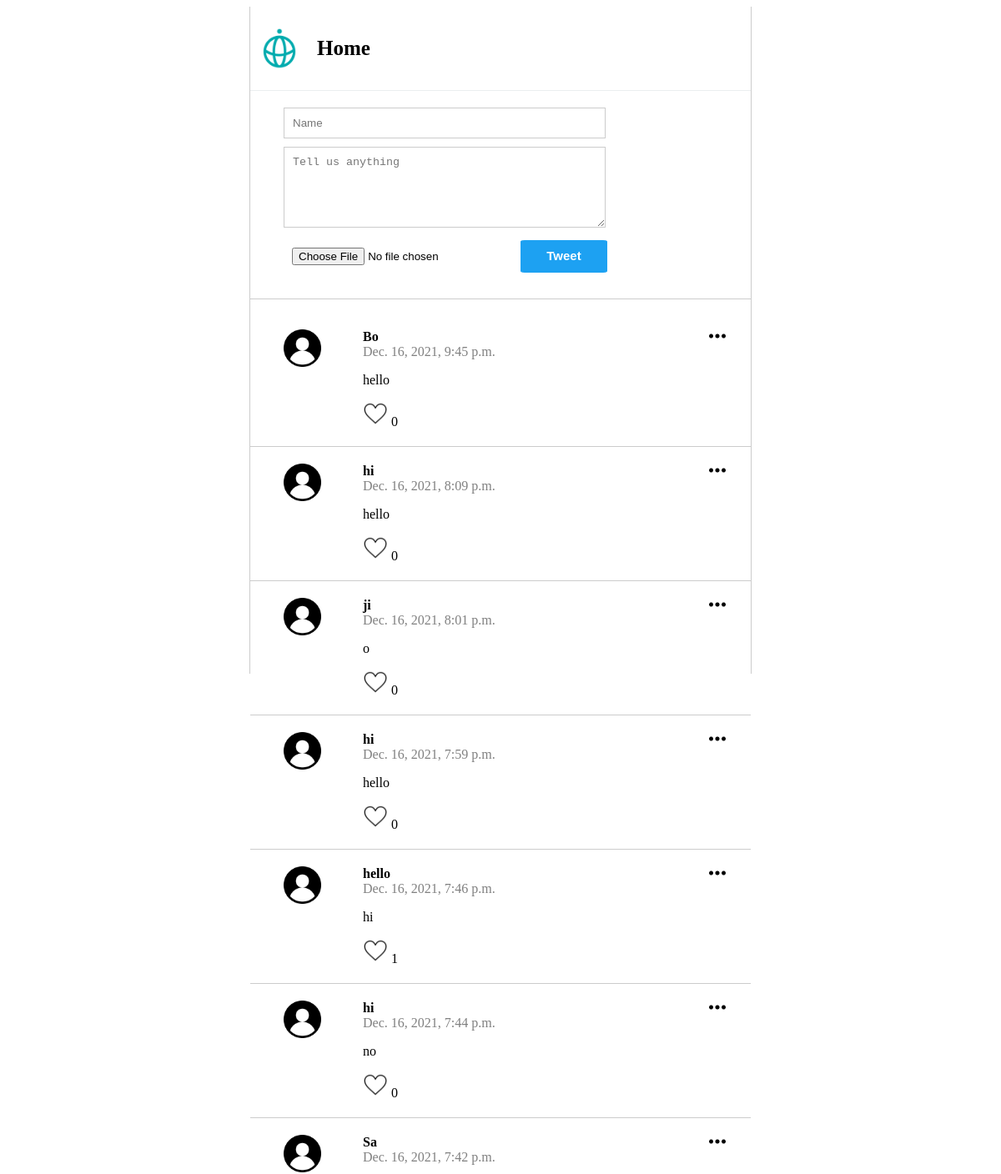
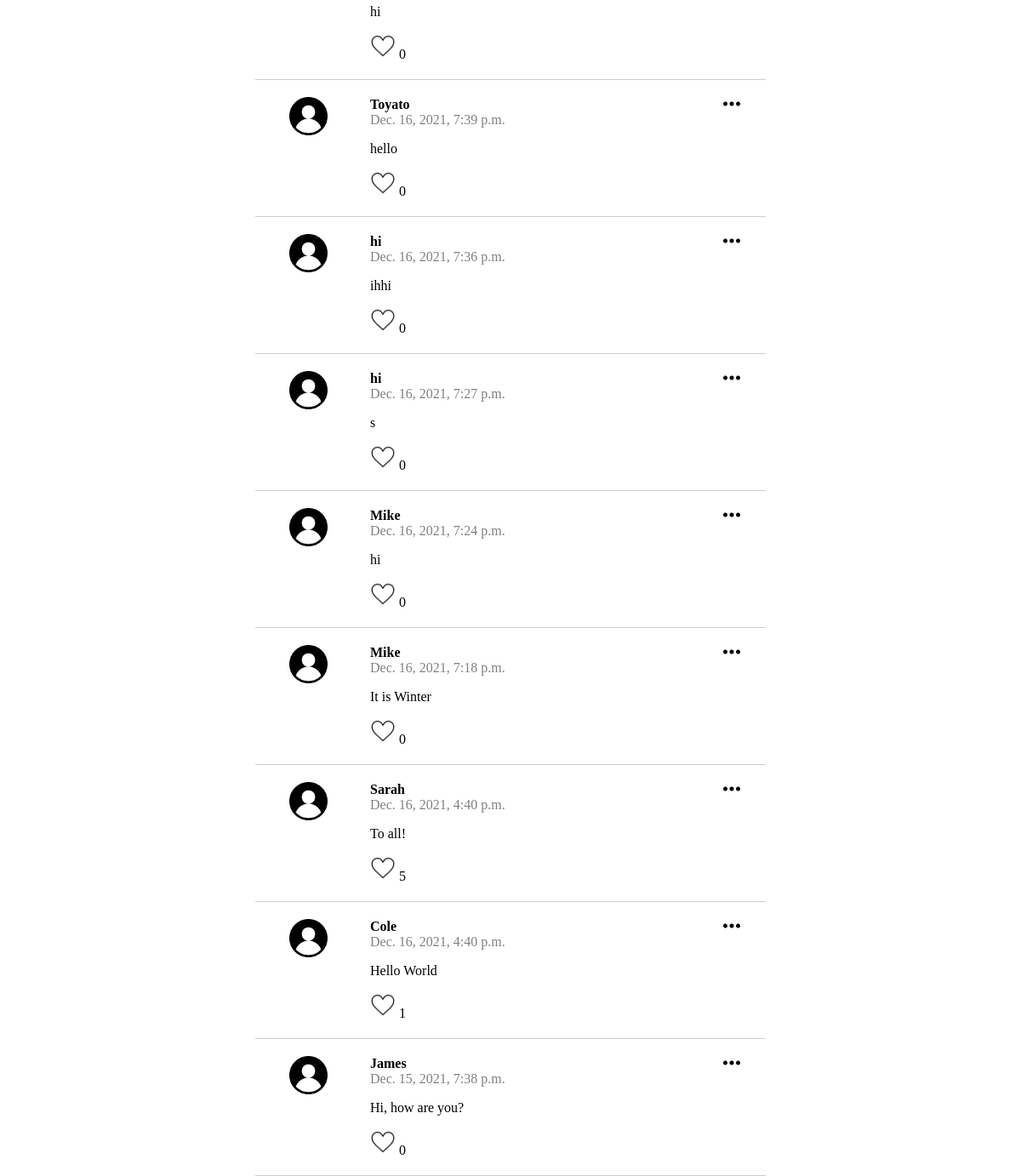
The page / on the database its author committed (2 pictures, top to bottom).
### posts/models.py (models this page shows)
class Post(models.Model):
    class Meta(object):
        db_table = 'post'
    name = models.CharField(
        'Name', blank=False, null=False, max_length=14, db_index=True, default='Anonymous'
    )
    body = models.CharField(
        'Body',blank=True, null=True, max_length=140, db_index=True
    )
    image = CloudinaryField (
        'image', blank = True, db_index = True
    )
    likecount = models.IntegerField(
        'like_count', default = 0, blank = True
    )
    created_at = models.DateTimeField(
        'Created DateTime', blank=True, auto_now_add=True
    )

### posts/views.py (the view, shortened to what this page needs)
# urls.py: path('', views.index , name='index'),
def index(request):
    posts = Post.objects.all().order_by('-created_at')[:20]
    return render(request, 'posts.html', {'posts': posts})

### templates/posts.html (shortened to what this page needs)
{% extends 'base.html' %} {% block content %}{% load static %}
<section class="content">
  <div class="header">
    <img src="{% static 'img/techis-logo.png'%}" class="logo" />
    <a href="#">Home</a>
  </div>
  <section class="post_form">
    <form action="/" method="POST" enctype="multipart/form-data">
      <input type="text" name="name" placeholder="Name" required />
      <textarea
        name="body"
        rows="5"
        placeholder="Tell us anything"
        required
      ></textarea>
      <input id="uploadfile" type="file" name="image" />
      <input id="btn" type="submit" value="Tweet" />
    </form>
  </section>
  <section class="posts">
    <ul>
      {% for post in posts %}
      <li>
        <img class="menu_icon js-menu-icon" src="{% static 'img/menu.png' %}" />
        <div class="logo">
          <img src="{% static 'img/user.png' %}" />
        </div>
        <div class="name_body">
          <div class="name">{{post.name}} <br /></div>
          <div class="datetime">{{post.created_at}} <br /></div>
          <p>{{post.body}} <br /></p>
          <div>
            <a href="/like/{{post.id}}">
              <img src="{% static 'img/like.png' %}" style="width: 30px"
            /></a>
            {{post.likecount}}
          </div>
        </div>
      </li>
      {% endfor %}
    </ul>
  </section>
</section>
{% endblock %}

### templates/base.html (shortened to what this page needs)
<!DOCTYPE html>
<html lang="en">
<head>
    {% load static %}
    <link href="{% static 'css/style.css' %}" rel="stylesheet" />
</head>
<body>
    {% block content %}{% endblock content%}
</body>
</html>

### static/css/style.css (style rules this page uses)
html, body { height: 100%; }
.content { max-width: 600px; height: 100%; margin: 0 auto; border-left: 1px solid #ccc; border-right: 1px solid #ccc; }
.header { margin: 0 auto; padding: 10px; border-bottom: 1px solid rgb(235, 238, 240); display: flex; align-items: center; }
.logo { height: 50px; margin-right: 20px; }
.header a { font-size: 25px; text-decoration: none; font-weight: bold; margin-bottom: 0px; line-height: 20px; color: black; padding-bottom: 30px; padding-top: 30px; }
.post_form { padding: 20px 40px; border-bottom: 1px solid #ccc; }
.post_form input { width: 70%; margin-bottom: 10px; padding: 10px; border: 1px solid #ccc; }
.post_form textarea { width: 70%; padding: 10px; border: 1px solid #ccc; }
#uploadfile { width: 40%; padding-top: 20px; border: hidden; overflow: hidden; background-color: none; }
#btn { width: 20%; background-color: rgb(29, 161, 242); color: white; font-size: 15px; font-weight: bold; border-radius: 5%; border: 1px solid transparent; padding: 9px; border: 1px solid rgb(29, 161, 242); cursor: pointer; padding-bottom: 11px; margin-left: 10%; }
.posts ul { padding: 0; }
.posts li { position: relative; display: flex; border-bottom: 1px solid #ccc; padding: 20px 40px; list-style: none; }
.posts li .menu_icon { width: 20px; position: absolute; right: 30px; top: 18px; }
.posts li .logo { flex-basis: 15%; }
.posts li .logo img { width: 60%; }
.posts li .name_body { flex-basis: 85%; }
.posts li .name_body .name { font-weight: bold; }
.posts li .name_body .datetime { color: gray; }

### rows shown on the page
Post: name "Bo", created_at "Dec. 16, 2021, 9:45 p.m.", body "hello", likecount "0"
Post: name "hi", created_at "Dec. 16, 2021, 8:09 p.m.", body "hello", likecount "0"
Post: name "ji", created_at "Dec. 16, 2021, 8:01 p.m.", body "o", likecount "0"
Post: name "hi", created_at "Dec. 16, 2021, 7:59 p.m.", body "hello", likecount "0"
Post: name "hello", created_at "Dec. 16, 2021, 7:46 p.m.", body "hi", likecount "1"
Post: name "hi", created_at "Dec. 16, 2021, 7:44 p.m.", body "no", likecount "0"
Post: name "Sa", created_at "Dec. 16, 2021, 7:42 p.m.", body "hi", likecount "0"
Post: name "Toyato", created_at "Dec. 16, 2021, 7:39 p.m.", body "hello", likecount "0"
Post: name "hi", created_at "Dec. 16, 2021, 7:36 p.m.", body "ihhi", likecount "0"
Post: name "hi", created_at "Dec. 16, 2021, 7:27 p.m.", body "s", likecount "0"
Post: name "Mike", created_at "Dec. 16, 2021, 7:24 p.m.", body "hi", likecount "0"
Post: name "Mike", created_at "Dec. 16, 2021, 7:18 p.m.", body "It is Winter", likecount "0"
Post: name "Sarah", created_at "Dec. 16, 2021, 4:40 p.m.", body "To all!", likecount "5"
Post: name "Cole", created_at "Dec. 16, 2021, 4:40 p.m.", body "Hello World", likecount "1"
Post: name "James", created_at "Dec. 15, 2021, 7:38 p.m.", body "Hi, how are you?", likecount "0"
